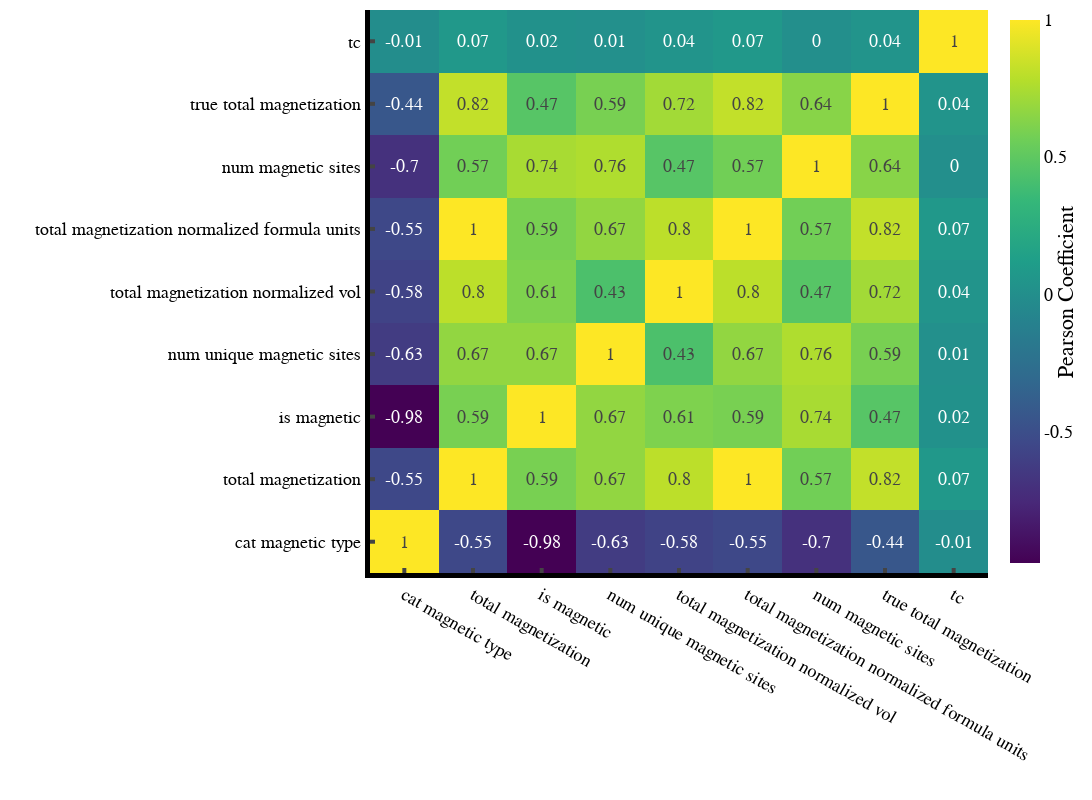

Notebook source saved alongside this figure:
### Code cell
corr_matrix(df_MP, magentic_properties, 1100, 800, 18)

### Figure 1 — Plotly figure (JSON) as saved in the notebook; plotly's stock layout.template omitted (floating-point values rounded to 4 significant figures; data arrays with more than 128 entries replaced by an {"elided": "..."} marker saying what was removed)
{"data": [{"colorbar": {"ticktext": [-1, -0.5, 0, 0.5, 1], "tickvals": [-1, -0.5, 0, 0.5, 1], "title": {"side": "right", "text": "Pearson Coefficient"}}, "colorscale": [[0, "#440154"], [0.1111, "#482878"], [0.2222, "#3e4989"], [0.3333, "#31688e"], [0.4444, "#26828e"], [0.5556, "#1f9e89"], [0.6667, "#35b779"], [0.7778, "#6ece58"], [0.8889, "#b5de2b"], [1, "#fde725"]], "text": {"elided": "12x12 float values"}, "textfont": {"size": 18}, "texttemplate": "%{text}", "type": "heatmap", "x": ["cat magnetic type", "total magnetization", "is magnetic", "num unique magnetic sites", "total magnetization normalized vol", "total magnetization normalized formula units", "num magnetic sites", "true total magnetization", "tc", "tc", "tc", "tc"], "y": ["cat magnetic type", "total magnetization", "is magnetic", "num unique magnetic sites", "total magnetization normalized vol", "total magnetization normalized formula units", "num magnetic sites", "true total magnetization", "tc", "tc", "tc", "tc"], "z": {"elided": "12x12 float values"}}], "layout": {"font": {"color": "black", "family": "Helvetica", "size": 18}, "height": 800, "margin": {"b": 5, "l": 5, "r": 5, "t": 10}, "paper_bgcolor": "white", "plot_bgcolor": "white", "width": 1100, "xaxis": {"linecolor": "black", "linewidth": 5, "showline": true, "ticklen": 5, "ticks": "inside", "tickwidth": 4, "title": {"text": ""}}, "yaxis": {"linecolor": "black", "linewidth": 5, "showline": true, "ticklen": 5, "ticks": "inside", "tickwidth": 4, "title": {"text": ""}}}}
